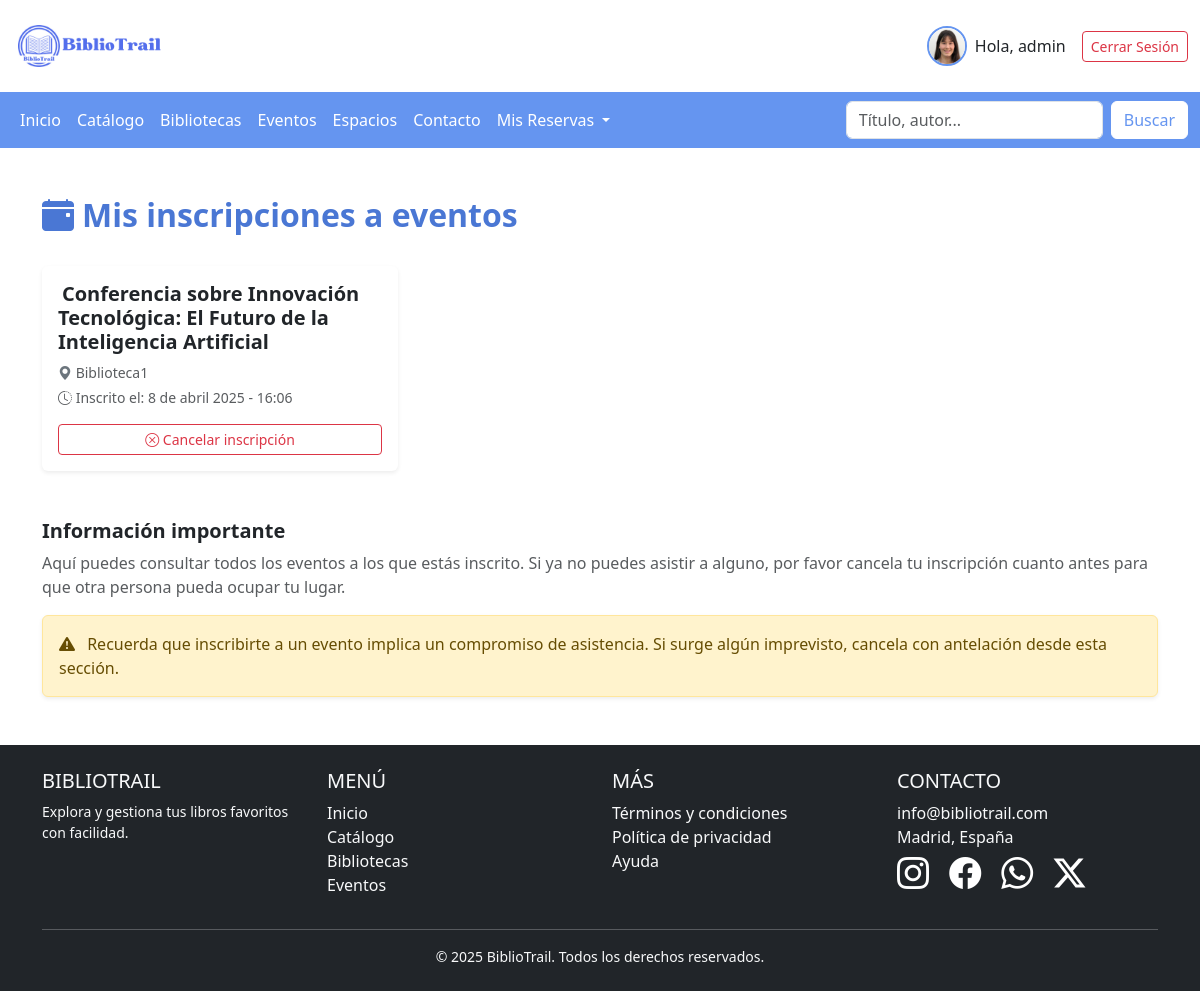
The page /reservas/mis-inscripciones/ (signed in) on the database its author committed.
### autenticacion/models.py (models this page shows, shortened)
class PerfilUsuario(models.Model):
    user = models.OneToOneField(User, on_delete=models.CASCADE, related_name="perfil")
    nombre = models.CharField(max_length=200, blank=True, null=True)
    apellido = models.CharField(max_length=200, blank=True, null=True)
    email = models.EmailField(max_length=500, blank=True, null=True)
    username = models.CharField(max_length=200, blank=True, null=True)
    dni = models.CharField(max_length=9, unique=True, blank=True, null=True, help_text="Ingrese su DNI")
    sexo = models.CharField(max_length=6, choices=[('M', 'Hombre'), ('F', 'Mujer')], blank=True, null=True)
    direccion = models.TextField(max_length=250, blank=True, null=True, help_text="Ingrese la dirección de su domicilio")
    codigo_postal = models.CharField(max_length=5, blank=True, null=True)
    ciudad = models.CharField(max_length=40, blank=True, null=True)
    provincia = models.CharField(max_length=40, blank=True, null=True)
    avatar = models.ImageField(null=True,blank=True , default="avatar.svg")
    bio = models.TextField(null=True)
    created = models.DateTimeField(auto_now_add=True)
    class Meta:
        ordering = ['created']
        verbose_name = "Perfil de usuario"
        verbose_name_plural = "Perfiles de usuarios"

### eventos/models.py (models this page shows, shortened)
class InscripcionEvento(models.Model):
    usuario = models.ForeignKey(PerfilUsuario, on_delete=models.CASCADE)
    evento_id = models.PositiveIntegerField()
    titulo_evento = models.CharField(max_length=200)
    biblioteca_origen = models.CharField(max_length=100)
    fecha_inscripcion = models.DateTimeField(default=timezone.now)
    class Meta:
        unique_together = ('usuario', 'evento_id', 'biblioteca_origen')
        verbose_name = "Inscripción a evento"
        verbose_name_plural = "Inscripciones a eventos"

### reservas/views.py (the view)
# urls.py: path('mis-inscripciones/', views.mis_inscripciones, name='mis_inscripciones'),
@login_required
def mis_inscripciones(request):
    inscripciones = InscripcionEvento.objects.filter(usuario=request.user.perfil).order_by("-fecha_inscripcion")
    return render(request, "reservas/mis_inscripciones.html", {
        "inscripciones": inscripciones
    })

### reservas/templates/reservas/mis_inscripciones.html (shortened to what this page needs)
{% extends "BibliotrailApp/base.html" %}
{% load static %}
{% block content %}
<div class="container my-5">
  <div class="d-flex justify-content-between align-items-center mb-4">
    <h2 class="fw-bold" style="color: #4a77d4;">
      <i class="bi bi-calendar-event-fill me-2" style="color: #4a77d4;"></i>Mis inscripciones a eventos
    </h2>
  </div>
  {% if inscripciones %}
    <div class="row gy-4">
      {% for inscripcion in inscripciones %}
        <div class="col-12 col-md-6 col-xl-4">
          <div class="card shadow-sm h-100 border-0">
            <div class="card-body d-flex flex-column justify-content-between">
              <h5 class="card-title fw-semibold text-dark mb-2">
                {{ inscripcion.titulo_evento }}
              </h5>
              <p class="text-muted small mb-1">
                <i class="bi bi-geo-alt-fill text-secondary"></i> {{ inscripcion.biblioteca_origen|capfirst }}
              </p>
              <p class="text-muted small mb-3">
                <i class="bi bi-clock-history"></i> Inscrito el: {{ inscripcion.fecha_inscripcion|date:"j \\d\\e F Y - H:i" }}
              </p>
              <form method="post" action="{% url 'cancelar_inscripcion' inscripcion.id %}" onsubmit="return confirm('¿Seguro que deseas cancelar esta inscripción?')">
                <button type="submit" class="btn btn-outline-danger btn-sm w-100">
                  <i class="bi bi-x-circle"></i> Cancelar inscripción
                </button>
              </form>
            </div>
          </div>
        </div>
      {% endfor %}
    </div>
  {% else %}
    <div class="alert alert-info text-center mt-5 p-4 shadow-sm" role="alert">
      <i class="bi bi-info-circle-fill me-2"></i> Todavía no estás inscrito en ningún evento.
    </div>
  {% endif %}
  <div class="mt-5">
    <h5 class="fw-semibold">Información importante</h5>
    <p class="text-muted">
      Aquí puedes consultar todos los eventos a los que estás inscrito. Si ya no puedes asistir a alguno, por favor cancela tu inscripción cuanto antes para que otra persona pueda ocupar tu lugar.
    </p>
    <div class="alert alert-warning shadow-sm" role="alert">
      <i class="bi bi-exclamation-triangle-fill me-2"></i>
      Recuerda que inscribirte a un evento implica un compromiso de asistencia. Si surge algún imprevisto, cancela con antelación desde esta sección.
    </div>
  </div>
</div>
{% endblock %}

### BibliotrailApp/templates/BibliotrailApp/base.html (shortened to what this page needs)
<!DOCTYPE html>
<html lang="en">
<head>
    {% load static %}
    <link href="https://cdn.jsdelivr.net/npm/bootstrap@5.3.3/dist/css/bootstrap.min.css" rel="stylesheet">
    <link rel="stylesheet" href="https://cdn.jsdelivr.net/npm/bootstrap-icons@1.11.3/font/bootstrap-icons.min.css">
    <link href="{% static 'BibliotrailApp/css/style.css' %}" rel="stylesheet">
</head>
<body>
    <header class="container-fluid py-3">
        <div class="row align-items-center">
            <div class="col-6 col-md-3">
                <img src="{% static 'BibliotrailApp/images/BiblioTrail.png' %}" alt="Logo BiblioTrail" class="img-fluid" style="max-width: 150px;">
            </div>
            <div class="col-6 col-md-9 text-end">
                <div class="d-flex flex-column flex-sm-row align-items-center justify-content-end gap-3">
                    {% if user.is_authenticated %}
                        <a href="{% url 'perfil' %}" class="d-flex align-items-center text-decoration-none text-dark">
                            <img src="{{request.user.perfil.avatar.url}}" alt="Avatar"
                                class="rounded-circle img-fluid" style="width: 40px; height: 40px; object-fit: cover; border: 2px solid #6595f0;">
                            <span class="ms-2 d-none d-sm-inline">Hola, {{ user.username }}</span>
                        </a>
                        <a href="{% url 'cerrar_sesion' %}" class="btn btn-outline-danger btn-sm">Cerrar Sesión</a>
                    {% else %}
                        <a href="{% url 'register' %}" class="btn btn-danger btn-sm">Registrarse</a>
                        <a href="{% url 'iniciar_sesion' %}" class="btn btn-outline-danger btn-sm">Iniciar Sesión</a>
                    {% endif %}
                </div>
            </div>
        </div>
    </header>
    <nav class="navbar navbar-expand-lg navbar-custom">
        <div class="container-fluid" >
            <div class="collapse navbar-collapse" id="navbarSupportedContent">
                <ul class="navbar-nav me-auto mb-2 mb-lg-0">
                    <li class="nav-item">
                        <a class="nav-link {% if request.path == '/' %} active {% endif %}" aria-current="page" href="{% url 'Inicio' %}">Inicio</a>
                    </li>
                    <li class="nav-item ">
                        <a class="nav-link {% if request.path == '/catalogo/' %} active {% endif %}" href="{% url 'Catalogo' %}">Catálogo</a>
                    </li>
                    <li class="nav-item">
                        <a class="nav-link {% if request.path == '/bibliotecas/' %} active {% endif %}" href="{% url 'Bibliotecas' %}">Bibliotecas</a>
                    </li>
                    <li class="nav-item">
                        <a class="nav-link {% if request.path == '/eventos/' %} active {% endif %}" href="{% url 'Eventos' %}">Eventos</a>
                    </li>
                    <li class="nav-item">
                        <a class="nav-link {% if request.path == '/espacios/' %} active {% endif %}" href="{% url 'calendario_espacios' %}">Espacios</a>
                    </li>
                    <li class="nav-item">
                        <a class="nav-link {% if request.path == '/contacto/' %} active {% endif %}" href="{% url 'Contacto' %}">Contacto</a>
                    </li>
                    <li class="nav-item dropdown">
                        <a class="nav-link dropdown-toggle" href="{% url 'Reservas' %}" role="button" data-bs-toggle="dropdown" aria-expanded="false">
                            Mis Reservas
                        </a>
                    </li>
                </ul>
                <form class="d-flex" role="search" action="{% url 'buscar-libros' %}" method="get">
                    <input class="form-control me-2" name="q" type="search" placeholder="Título, autor..." value="{{ request.GET.q }}" aria-label="Buscar">
                    <button class="btn custom-search-btn" type="submit">Buscar</button>
                </form>
            </div>
        </div>
    </nav>
     {% block content %}
     {% endblock %}
    <footer class="bg-dark text-light py-4 mt-5">
        <div class="container">
            <div class="row text-center text-md-start">
                <div class="col-md-3 mb-4 mb-md-0">
                    <h5 class="text-uppercase">BiblioTrail</h5>
                    <p class="small">Explora y gestiona tus libros favoritos con facilidad.</p>
                </div>
                <div class="col-md-3 mb-4 mb-md-0">
                    <h5 class="text-uppercase">Menú</h5>
                    <ul class="list-unstyled">
                        <li><a href="{% if request.path == '/' %} # {% else %} {% url 'Inicio' %} {% endif %}" class="text-light text-decoration-none">Inicio</a></li>
                        <li><a href="{% url 'Catalogo' %}" class="text-light text-decoration-none">Catálogo</a></li>
                        <li><a href="{% url 'Bibliotecas' %}" class="text-light text-decoration-none">Bibliotecas</a></li>
                        <li><a href="{% url 'Eventos' %}" class="text-light text-decoration-none">Eventos</a></li>
                    </ul>
                </div>
                <div class="col-md-3 mb-4 mb-md-0">
                    <h5 class="text-uppercase">Más</h5>
                    <ul class="list-unstyled">
                        <li><a href="#" class="text-light text-decoration-none">Términos y condiciones</a></li>
                        <li><a href="#" class="text-light text-decoration-none">Política de privacidad</a></li>
                        <li><a href="#" class="text-light text-decoration-none">Ayuda</a></li>
                    </ul>
                </div>
                <div class="col-md-3">
                    <h5 class="text-uppercase">Contacto</h5>
                    <ul class="list-unstyled">
                        <li> info@bibliotrail.com</li>
                        <li> Madrid, España</li>
                        <a href="#" class="text-decoration-none text-white"><i class="bi bi-instagram fs-2 me-3"></i></a>
                        <a href="#" class="text-decoration-none text-white"><i class="bi bi-facebook fs-2 me-3"></i></a>
                        <a href="#" class="text-decoration-none text-white"><i class="bi bi-whatsapp fs-2 me-3"></i></a>
                        <a href="#" class="text-decoration-none text-white"><i class="bi bi-twitter-x fs-2 me-3"></i></a>
                    </ul>
                </div>
            </div>
            <hr class="bg-light">
            <div class="text-center">
                <p class="small mb-0">&copy; 2025 BiblioTrail. Todos los derechos reservados.</p>
            </div>
        </div>
    </footer>
</body>
</html>

### BibliotrailApp/static/BibliotrailApp/css/style.css (style rules this page uses)
.navbar-custom { background-color: #6595f0 !important; }
.navbar-custom .navbar-nav .nav-link { color: white !important; }
.custom-search-btn { color: #6595f0; background-color: white; border-color: white; }

### rows shown on the page
InscripcionEvento: titulo_evento "Conferencia sobre Innovación Tecnológica: El Futuro de la Inteligencia Artificial", biblioteca_origen "Biblioteca1", fecha_inscripcion "8 de abril 2025 - 16:06"

### other values the page prints
{{ user.username }} "admin"
